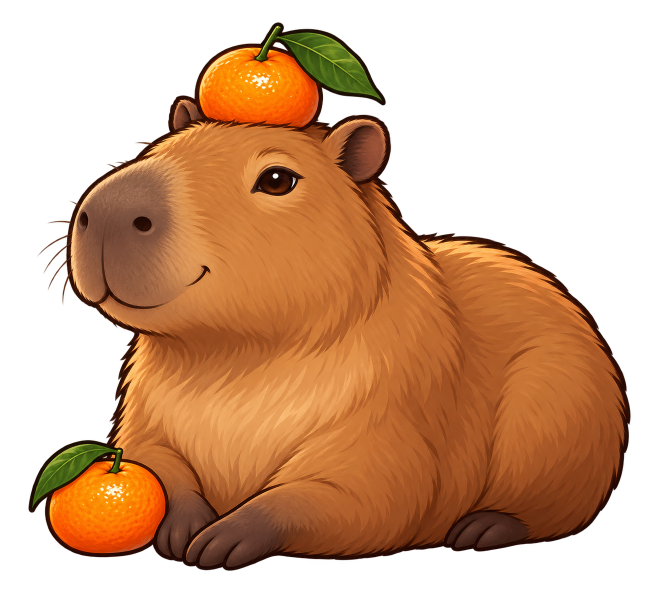
#> input picture Desktop/Assets/capybara-orange.png, 1300 x 1210 px (shown at 1/2 size)
$ python make_capy_icon.py
#> lines starting #> are read from the running program, lines starting #| are printed output that depends on the picture
"""Encode the project mascot as a multi-resolution Windows icon; preserve its alpha."""
from pathlib import Path
from PIL import Image

desktop = Path(__file__).resolve().parents[1] / 'Desktop'
mascot = Image.open(desktop / 'Assets' / 'capybara-orange.png').convert('RGBA')
#> mascot is the input picture: PIL image 1300x1210 RGBA; mean R, G, B, A 92.3, 52.5, 23.4, 135
if mascot.getchannel('A').getextrema()[0] != 0:
    raise ValueError('The mascot must have a transparent background.')
mascot.thumbnail((236, 236), Image.Resampling.LANCZOS)
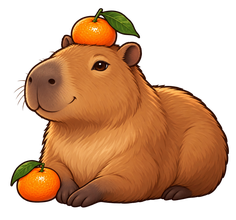
#> mascot: PIL image 236x220 RGBA; mean R, G, B, A 92.4, 52.2, 23.4, 135; transparent parts drawn white
icon = Image.new('RGBA', (256, 256), (0, 0, 0, 0))
#> icon: PIL image 256x256 RGBA; every value is 0
icon.alpha_composite(mascot, ((256 - mascot.width) // 2, (256 - mascot.height) // 2))
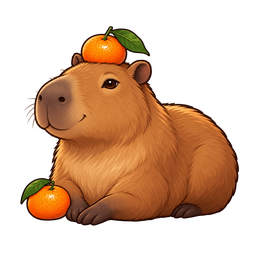
#> icon: PIL image 256x256 RGBA; mean R, G, B, A 73.2, 41.4, 18.5, 107; transparent parts drawn white
icon.save(desktop / 'app.ico', format='ICO', sizes=[(n, n) for n in (16, 24, 32, 48, 64, 128, 256)])
print('Created capybara icon at 16, 24, 32, 48, 64, 128 and 256 pixels.')
